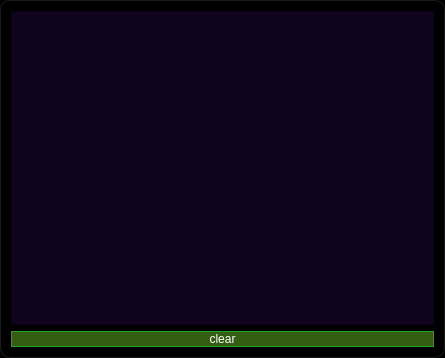
<?xml version="1.0" encoding="UTF-8"?>
<ui version="4.0">
 <class>LogWindow</class>
 <widget class="QWidget" name="LogWindow">
  <property name="geometry">
   <rect>
    <x>0</x>
    <y>0</y>
    <width>445</width>
    <height>358</height>
   </rect>
  </property>
  <property name="windowTitle">
   <string>Log</string>
  </property>
  <property name="styleSheet">
   <string notr="true">QWidget{
	color:rgb(255, 255, 255);
}

#LogWindow{
    border-radius: 10px;             /*四角圆角的直径*/
    border:1px solid rgb(27,27,27);
	background-color: black;
}

QPushButton{
	background-color:#345e11;
    border:1px solid #23a125;
}

QPushButton:hover{
	background-color:#478117;
    border:1px solid #31bc33;
}</string>
  </property>
  <layout class="QVBoxLayout" name="verticalLayout">
   <item>
    <widget class="QPlainTextEdit" name="logTextEdit">
     <property name="styleSheet">
      <string notr="true">QPlainTextEdit{
	color:white;
	background-color: rgb(16, 3, 30);
}</string>
     </property>
    </widget>
   </item>
   <item>
    <widget class="QPushButton" name="clearButton">
     <property name="text">
      <string>clear</string>
     </property>
    </widget>
   </item>
  </layout>
 </widget>
 <resources/>
 <connections/>
</ui>
